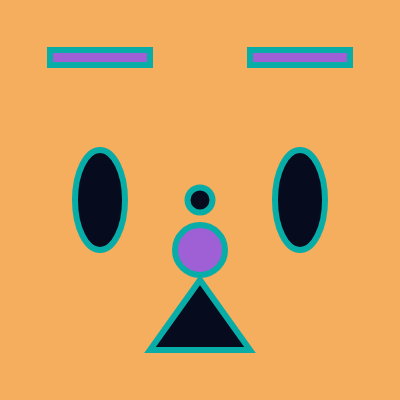
Frame 1 (no input)
Frame 60 (no input): identical to frame 1, image omitted
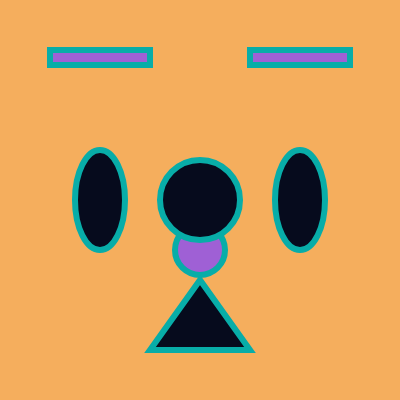
Frame 120 (the mouse pressed at the canvas centre since frame 60)

The p5.js sketch that drew these frames (run headless with seeded random() and noise() and a simulated clock; from frame 60 on, the mouse is pressed at the canvas centre):

// p5.js sketch
// ── sketch.js
let swaggerMultiplyer = 0.25; //global variable: "let" is a function that allows you to create variables that can be used anywhere in the code

function setup() {
  //createCanvas(windowWidth, windowHeight);
  createCanvas(400, 400);
  swaggerMultiplyer = width * 0.001; //setting the variable based on canvas width
  
}

function draw() {
  //background(127); //grayscale is a value 0-255
//background(127,0,0) ; //3 values are (R,G,B) is a value 0-255 determining strength of each. in this case 50% red, 0% green, 0% blue
background("rgba(245, 174, 93, 1)") //use rgb or rgba to bring up colorpicker

strokeWeight(6) //setting new stroke weight for all shapes after
stroke("rgba(8, 173, 168, 1)") //setting new stroke color for all shapes after
fill("rgba(159, 96, 213, 1)") //setting new fill color for all shapes after
circle(200,250,50);

rect(50,50,100,15);
rect(250,50,100,15);

fill("rgba(6, 11, 29, 1)") //new fill color for all shapes after
ellipse(100,200,50,100);
ellipse(300,200,50,100);

//line(50,350,350,350); //line connects two points (x1,y1,x2,y2)

//complex polygons (more than 2 coordinates) can be made with beginShape() and endShape()
//each vertex is defined with vertex(x,y)
beginShape();
vertex(150,350);
vertex(200,280);
vertex(250,350);
endShape(CLOSE); //CLOSE connects last and first vertex

circle(width/2,height/2,25); //circle in center of canvas done with expressions (width and height are p5 variables that store canvas dimensions)

circle(mouseX,mouseY,mouseX*swaggerMultiplyer); //circle that follows mouse (mouseX and mouseY are p5 variables that store mouse position)

//arc(width/2,height/2,150,150,radians(30),radians(330),PIE); //arc in center of canvas (x,y,width,height,start angle,end angle,mode)

}
